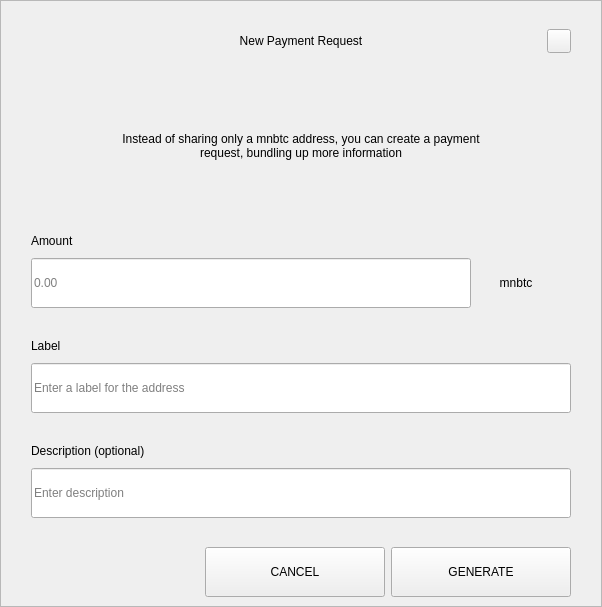
<?xml version="1.0" encoding="UTF-8"?>
<ui version="4.0">
 <class>RequestDialog</class>
 <widget class="QDialog" name="RequestDialog">
  <property name="geometry">
   <rect>
    <x>0</x>
    <y>0</y>
    <width>602</width>
    <height>607</height>
   </rect>
  </property>
  <property name="windowTitle">
   <string>Dialog</string>
  </property>
  <layout class="QVBoxLayout" name="verticalLayout_5">
   <property name="spacing">
    <number>0</number>
   </property>
   <property name="leftMargin">
    <number>0</number>
   </property>
   <property name="topMargin">
    <number>0</number>
   </property>
   <property name="rightMargin">
    <number>0</number>
   </property>
   <property name="bottomMargin">
    <number>0</number>
   </property>
   <item>
    <widget class="QFrame" name="frame">
     <property name="styleSheet">
      <string notr="true"/>
     </property>
     <property name="frameShape">
      <enum>QFrame::StyledPanel</enum>
     </property>
     <property name="frameShadow">
      <enum>QFrame::Raised</enum>
     </property>
     <layout class="QVBoxLayout" name="verticalLayout_4" stretch="1,0,0">
      <property name="spacing">
       <number>0</number>
      </property>
      <property name="leftMargin">
       <number>30</number>
      </property>
      <property name="topMargin">
       <number>20</number>
      </property>
      <property name="rightMargin">
       <number>30</number>
      </property>
      <property name="bottomMargin">
       <number>0</number>
      </property>
      <item>
       <layout class="QHBoxLayout" name="horizontalLayout_3">
        <property name="spacing">
         <number>0</number>
        </property>
        <item>
         <spacer name="horizontalSpacer_21">
          <property name="orientation">
           <enum>Qt::Horizontal</enum>
          </property>
          <property name="sizeHint" stdset="0">
           <size>
            <width>40</width>
            <height>20</height>
           </size>
          </property>
         </spacer>
        </item>
        <item>
         <widget class="QLabel" name="labelTitle">
          <property name="minimumSize">
           <size>
            <width>0</width>
            <height>40</height>
           </size>
          </property>
          <property name="maximumSize">
           <size>
            <width>16777215</width>
            <height>40</height>
           </size>
          </property>
          <property name="styleSheet">
           <string notr="true">padding-left:24px;</string>
          </property>
          <property name="text">
           <string>New Payment Request</string>
          </property>
          <property name="alignment">
           <set>Qt::AlignCenter</set>
          </property>
          <property name="margin">
           <number>7</number>
          </property>
         </widget>
        </item>
        <item>
         <spacer name="horizontalSpacer">
          <property name="orientation">
           <enum>Qt::Horizontal</enum>
          </property>
          <property name="sizeHint" stdset="0">
           <size>
            <width>40</width>
            <height>20</height>
           </size>
          </property>
         </spacer>
        </item>
        <item>
         <widget class="QPushButton" name="btnEsc">
          <property name="minimumSize">
           <size>
            <width>24</width>
            <height>24</height>
           </size>
          </property>
          <property name="maximumSize">
           <size>
            <width>24</width>
            <height>24</height>
           </size>
          </property>
          <property name="focusPolicy">
           <enum>Qt::NoFocus</enum>
          </property>
          <property name="text">
           <string/>
          </property>
         </widget>
        </item>
       </layout>
      </item>
      <item>
       <widget class="QStackedWidget" name="stack">
        <property name="minimumSize">
         <size>
          <width>540</width>
          <height>0</height>
         </size>
        </property>
        <property name="maximumSize">
         <size>
          <width>540</width>
          <height>16777215</height>
         </size>
        </property>
        <property name="currentIndex">
         <number>0</number>
        </property>
        <widget class="QWidget" name="page_1">
         <property name="minimumSize">
          <size>
           <width>540</width>
           <height>0</height>
          </size>
         </property>
         <property name="maximumSize">
          <size>
           <width>540</width>
           <height>16777215</height>
          </size>
         </property>
         <layout class="QVBoxLayout" name="layout1">
          <property name="spacing">
           <number>0</number>
          </property>
          <property name="leftMargin">
           <number>0</number>
          </property>
          <property name="topMargin">
           <number>0</number>
          </property>
          <property name="rightMargin">
           <number>0</number>
          </property>
          <property name="bottomMargin">
           <number>0</number>
          </property>
          <item>
           <spacer name="verticalSpacer_21">
            <property name="orientation">
             <enum>Qt::Vertical</enum>
            </property>
            <property name="sizeType">
             <enum>QSizePolicy::Fixed</enum>
            </property>
            <property name="sizeHint" stdset="0">
             <size>
              <width>20</width>
              <height>30</height>
             </size>
            </property>
           </spacer>
          </item>
          <item alignment="Qt::AlignHCenter">
           <widget class="QLabel" name="labelMessage">
            <property name="minimumSize">
             <size>
              <width>400</width>
              <height>50</height>
             </size>
            </property>
            <property name="text">
             <string>Instead of sharing only a mnbtc address, you can create a payment request, bundling up more information</string>
            </property>
            <property name="alignment">
             <set>Qt::AlignCenter</set>
            </property>
            <property name="wordWrap">
             <bool>true</bool>
            </property>
           </widget>
          </item>
          <item alignment="Qt::AlignBottom">
           <widget class="QWidget" name="containerAmount" native="true">
            <layout class="QVBoxLayout" name="verticalLayout">
             <property name="spacing">
              <number>9</number>
             </property>
             <property name="leftMargin">
              <number>0</number>
             </property>
             <property name="topMargin">
              <number>0</number>
             </property>
             <property name="rightMargin">
              <number>0</number>
             </property>
             <property name="bottomMargin">
              <number>0</number>
             </property>
             <item>
              <widget class="QLabel" name="labelSubtitleAmount">
               <property name="minimumSize">
                <size>
                 <width>350</width>
                 <height>16</height>
                </size>
               </property>
               <property name="maximumSize">
                <size>
                 <width>16777215</width>
                 <height>16</height>
                </size>
               </property>
               <property name="text">
                <string>Amount</string>
               </property>
              </widget>
             </item>
             <item alignment="Qt::AlignTop">
              <widget class="QWidget" name="layoutAmount" native="true">
               <layout class="QHBoxLayout" name="horizontalLayout" stretch="2,0">
                <property name="spacing">
                 <number>0</number>
                </property>
                <property name="leftMargin">
                 <number>0</number>
                </property>
                <property name="topMargin">
                 <number>0</number>
                </property>
                <property name="rightMargin">
                 <number>0</number>
                </property>
                <property name="bottomMargin">
                 <number>0</number>
                </property>
                <item>
                 <widget class="QLineEdit" name="lineEditAmount">
                  <property name="minimumSize">
                   <size>
                    <width>0</width>
                    <height>50</height>
                   </size>
                  </property>
                  <property name="maximumSize">
                   <size>
                    <width>16777215</width>
                    <height>50</height>
                   </size>
                  </property>
                  <property name="placeholderText">
                   <string notr="true">0.00</string>
                  </property>
                 </widget>
                </item>
                <item>
                 <widget class="QWidget" name="comboContainer" native="true">
                  <property name="minimumSize">
                   <size>
                    <width>100</width>
                    <height>50</height>
                   </size>
                  </property>
                  <property name="maximumSize">
                   <size>
                    <width>16777215</width>
                    <height>50</height>
                   </size>
                  </property>
                  <layout class="QHBoxLayout" name="horizontalLayout_31">
                   <property name="spacing">
                    <number>0</number>
                   </property>
                   <property name="leftMargin">
                    <number>0</number>
                   </property>
                   <property name="topMargin">
                    <number>0</number>
                   </property>
                   <property name="rightMargin">
                    <number>10</number>
                   </property>
                   <property name="bottomMargin">
                    <number>0</number>
                   </property>
                   <item>
                    <widget class="QLabel" name="comboBoxCoin">
                     <property name="text">
                      <string>mnbtc</string>
                     </property>
                     <property name="alignment">
                      <set>Qt::AlignCenter</set>
                     </property>
                    </widget>
                   </item>
                  </layout>
                 </widget>
                </item>
               </layout>
              </widget>
             </item>
            </layout>
           </widget>
          </item>
          <item>
           <spacer name="verticalSpacer_31">
            <property name="orientation">
             <enum>Qt::Vertical</enum>
            </property>
            <property name="sizeType">
             <enum>QSizePolicy::Fixed</enum>
            </property>
            <property name="sizeHint" stdset="0">
             <size>
              <width>20</width>
              <height>30</height>
             </size>
            </property>
           </spacer>
          </item>
          <item>
           <layout class="QVBoxLayout" name="verticalLayoutLabel">
            <property name="spacing">
             <number>9</number>
            </property>
            <item>
             <widget class="QLabel" name="labelSubtitleLabel">
              <property name="minimumSize">
               <size>
                <width>0</width>
                <height>16</height>
               </size>
              </property>
              <property name="maximumSize">
               <size>
                <width>16777215</width>
                <height>16</height>
               </size>
              </property>
              <property name="text">
               <string>Label</string>
              </property>
             </widget>
            </item>
            <item>
             <widget class="QLineEdit" name="lineEditLabel">
              <property name="minimumSize">
               <size>
                <width>0</width>
                <height>50</height>
               </size>
              </property>
              <property name="maximumSize">
               <size>
                <width>16777215</width>
                <height>50</height>
               </size>
              </property>
              <property name="placeholderText">
               <string>Enter a label for the address</string>
              </property>
             </widget>
            </item>
           </layout>
          </item>
          <item>
           <spacer name="verticalSpacer_34">
            <property name="orientation">
             <enum>Qt::Vertical</enum>
            </property>
            <property name="sizeType">
             <enum>QSizePolicy::Fixed</enum>
            </property>
            <property name="sizeHint" stdset="0">
             <size>
              <width>20</width>
              <height>30</height>
             </size>
            </property>
           </spacer>
          </item>
          <item>
           <layout class="QVBoxLayout" name="verticalLayoutDescription">
            <property name="spacing">
             <number>9</number>
            </property>
            <item>
             <widget class="QLabel" name="labelSubtitleDescription">
              <property name="minimumSize">
               <size>
                <width>0</width>
                <height>16</height>
               </size>
              </property>
              <property name="maximumSize">
               <size>
                <width>16777215</width>
                <height>16</height>
               </size>
              </property>
              <property name="text">
               <string>Description (optional)</string>
              </property>
             </widget>
            </item>
            <item>
             <widget class="QLineEdit" name="lineEditDescription">
              <property name="minimumSize">
               <size>
                <width>0</width>
                <height>50</height>
               </size>
              </property>
              <property name="maximumSize">
               <size>
                <width>16777215</width>
                <height>50</height>
               </size>
              </property>
              <property name="placeholderText">
               <string>Enter description</string>
              </property>
             </widget>
            </item>
            <item>
             <spacer name="verticalSpacer_4">
              <property name="orientation">
               <enum>Qt::Vertical</enum>
              </property>
              <property name="sizeType">
               <enum>QSizePolicy::Fixed</enum>
              </property>
              <property name="sizeHint" stdset="0">
               <size>
                <width>20</width>
                <height>20</height>
               </size>
              </property>
             </spacer>
            </item>
           </layout>
          </item>
         </layout>
        </widget>
        <widget class="QWidget" name="page_2">
         <layout class="QVBoxLayout" name="layout2">
          <item>
           <spacer name="verticalSpacer_5">
            <property name="orientation">
             <enum>Qt::Vertical</enum>
            </property>
            <property name="sizeType">
             <enum>QSizePolicy::Fixed</enum>
            </property>
            <property name="sizeHint" stdset="0">
             <size>
              <width>20</width>
              <height>50</height>
             </size>
            </property>
           </spacer>
          </item>
          <item alignment="Qt::AlignHCenter">
           <widget class="QLabel" name="labelQrImg">
            <property name="minimumSize">
             <size>
              <width>260</width>
              <height>260</height>
             </size>
            </property>
            <property name="maximumSize">
             <size>
              <width>260</width>
              <height>260</height>
             </size>
            </property>
            <property name="text">
             <string/>
            </property>
            <property name="alignment">
             <set>Qt::AlignCenter</set>
            </property>
           </widget>
          </item>
          <item>
           <spacer name="verticalSpacer_2">
            <property name="orientation">
             <enum>Qt::Vertical</enum>
            </property>
            <property name="sizeType">
             <enum>QSizePolicy::Fixed</enum>
            </property>
            <property name="sizeHint" stdset="0">
             <size>
              <width>20</width>
              <height>30</height>
             </size>
            </property>
           </spacer>
          </item>
          <item alignment="Qt::AlignHCenter">
           <widget class="QLabel" name="labelAddress">
            <property name="text">
             <string>D7VFR83SQbiezrW72hjcWJtcfip5krte2Z </string>
            </property>
           </widget>
          </item>
          <item>
           <spacer name="verticalSpacer_32">
            <property name="orientation">
             <enum>Qt::Vertical</enum>
            </property>
            <property name="sizeType">
             <enum>QSizePolicy::Expanding</enum>
            </property>
            <property name="sizeHint" stdset="0">
             <size>
              <width>20</width>
              <height>20</height>
             </size>
            </property>
           </spacer>
          </item>
          <item>
           <layout class="QHBoxLayout" name="horizontal">
            <property name="leftMargin">
             <number>20</number>
            </property>
            <property name="rightMargin">
             <number>20</number>
            </property>
            <property name="bottomMargin">
             <number>20</number>
            </property>
            <item>
             <spacer name="horizontalSpacer_4">
              <property name="orientation">
               <enum>Qt::Horizontal</enum>
              </property>
              <property name="sizeHint" stdset="0">
               <size>
                <width>40</width>
                <height>20</height>
               </size>
              </property>
             </spacer>
            </item>
            <item>
             <widget class="QPushButton" name="btnCopyAddress">
              <property name="minimumSize">
               <size>
                <width>180</width>
                <height>50</height>
               </size>
              </property>
              <property name="text">
               <string>COPY ADDRESS</string>
              </property>
             </widget>
            </item>
            <item>
             <widget class="QPushButton" name="btnCopyUrl">
              <property name="minimumSize">
               <size>
                <width>180</width>
                <height>50</height>
               </size>
              </property>
              <property name="text">
               <string>COPY URL</string>
              </property>
             </widget>
            </item>
            <item>
             <spacer name="horizontalSpacer_2">
              <property name="orientation">
               <enum>Qt::Horizontal</enum>
              </property>
              <property name="sizeHint" stdset="0">
               <size>
                <width>40</width>
                <height>20</height>
               </size>
              </property>
             </spacer>
            </item>
           </layout>
          </item>
         </layout>
        </widget>
       </widget>
      </item>
      <item>
       <widget class="QWidget" name="buttonsStack" native="true">
        <layout class="QHBoxLayout" name="horizontalLayout_5">
         <property name="leftMargin">
          <number>20</number>
         </property>
         <property name="rightMargin">
          <number>0</number>
         </property>
         <item>
          <spacer name="horizontalSpacer_41">
           <property name="orientation">
            <enum>Qt::Horizontal</enum>
           </property>
           <property name="sizeHint" stdset="0">
            <size>
             <width>40</width>
             <height>20</height>
            </size>
           </property>
          </spacer>
         </item>
         <item>
          <widget class="QPushButton" name="btnCancel">
           <property name="minimumSize">
            <size>
             <width>180</width>
             <height>50</height>
            </size>
           </property>
           <property name="focusPolicy">
            <enum>Qt::NoFocus</enum>
           </property>
           <property name="text">
            <string>CANCEL</string>
           </property>
          </widget>
         </item>
         <item>
          <widget class="QPushButton" name="btnSave">
           <property name="minimumSize">
            <size>
             <width>180</width>
             <height>50</height>
            </size>
           </property>
           <property name="focusPolicy">
            <enum>Qt::NoFocus</enum>
           </property>
           <property name="text">
            <string>GENERATE</string>
           </property>
          </widget>
         </item>
        </layout>
       </widget>
      </item>
     </layout>
    </widget>
   </item>
  </layout>
 </widget>
 <resources/>
 <connections/>
</ui>
